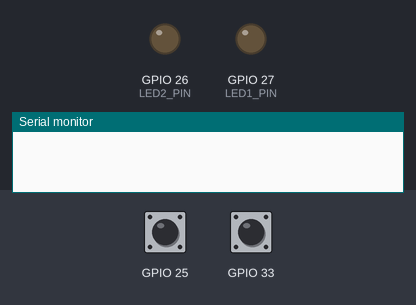
A sketch run on a simulated ESP32. Shown: output pins drawn as LEDs (lit = HIGH), the last lines printed to the serial monitor. The test bench sets the inputs (shaded band); at power-on: GPIO 25 HIGH, GPIO 33 HIGH.

Above: at 2.0 s.
2.1 s: GPIO 25 pulled LOW for 0.15 s
At 2.17 s:
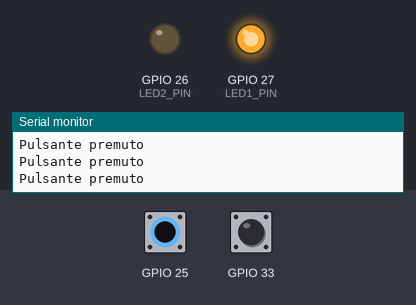
5.3 s: GPIO 25 pulled LOW for 3.2 s
At 8.9 s:
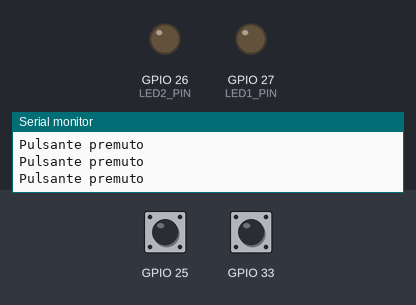
Timing chart, 0 to 10.4 s (numbered marks = the images above; inputs shaded):
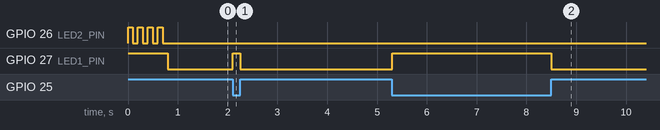

The sketch:

main.ino
```cpp
/** ****************************************************************************************
* \mainpage
*
* @brief Classe led e pulsanti
* https://wokwi.com/projects/357356804480899073
* <specifiche del collaudo>
*
* @author Filippo Bilardo
* @date 26/02/23
* @version 1.0 26/02/23 Versione iniziale
*/
//------------------------------------------------------------------------------------------
//=== INCLUDES =============================================================================
//------------------------------------------------------------------------------------------
#include "LED.h"
#include "Pulsante.h"

//------------------------------------------------------------------------------------------
//=== CONSTANTS ============================================================================
//------------------------------------------------------------------------------------------
#define LED1_PIN 27
#define LED2_PIN 26

//------------------------------------------------------------------------------------------
//=== LOCAL VARIABLES ======================================================================
//------------------------------------------------------------------------------------------
LED led1(LED1_PIN); // creiamo un'istanza della classe LED su pin 27
LED led2(LED2_PIN); // creiamo un'istanza della classe LED su pin 26
//Pulsante P1(25);
//Pulsante P2(33);
Pulsante *P2, *P1;

//------------------------------------------------------------------------------------------
//=== SETUP ================================================================================
//------------------------------------------------------------------------------------------
void setup(void) {
  Serial.begin(115200); // Inizializza la comunicazione seriale
  P1 = new Pulsante(25);
  P2 = new Pulsante(33);
  led1.accendi();
  led2.test(0);
  led1.spegni();
}

//------------------------------------------------------------------------------------------
//=== MAIN LOOP ============================================================================
//------------------------------------------------------------------------------------------
void loop(void) {
  P1->test(1); // Esegue il test per verificare se è stato effettuata una pressiones
  P2->test(2); // Esegue il test per verificare se è stato effettuato un click

  if(P1->press()) {
    led1.accendi();
  } else {
    led1.spegni();
  }

  if(P2->click()) {
    led2.inverti();
  }
}
```

LED.cpp
```cpp
#include "Arduino.h"
#include "LED.h"

LED::LED(int pin) {
  _pin = pin;
  _stato = false;
  pinMode(_pin, OUTPUT);
}

void LED::accendi() {
  digitalWrite(_pin, HIGH);
  _stato = true;
}

void LED::spegni() {
  digitalWrite(_pin, LOW);
  _stato = false;
}

void LED::inverti() {
  if (_stato) {
    spegni();
  } else {
    accendi();
  }
}

void LED::lampeggia(int nr) {
  for(int i=0; i<nr; i++) {
    accendi();
    delay(500);
    spegni();
    delay(500);
  }
}
void LED::lampeggia(int nr, int ritardo) {
  for(int i=0; i<nr; i++) {
    accendi();
    delay(ritardo);
    spegni();
    delay(ritardo);
  }
}

void LED::setLuminosita(int luminosita) {
  _luminosita = luminosita > 255 ? 255 : luminosita;
  _luminosita = luminosita < 0 ? 0 : luminosita;
  analogWrite(_pin, _luminosita);
}

void LED::test(int nr) {
  if(nr==1) {
    accendi();
    delay(500);
    inverti();
  } else if(nr==2) {
    lampeggia(3);
  } else if(nr==3) {
    lampeggia(3,100);
    for(int lum=0; lum<1023; lum+=64) {
      setLuminosita(lum);
      delay(300);
    }
    lampeggia(3,100);
  } else {
    lampeggia(4,100);
  }
}
```

LED.h
```cpp
/** ****************************************************************************************
* @file LED.H
* @brief <inserire una breve descrizione del modulo>
* <specifiche del progetto>
* <specifiche del collaudo>
*
* @author Filippo Bilardo
* @date 26/02/23
* @version 1.0 26/02/23 Versione iniziale
*/

#ifndef LED_H
#define LED_H

/**
 * @class LED
 * @brief classe per la gestione di un led
 */
class LED {

   public:
      /**
      * @brief Costruttore per impostare il pin su cui è connesso il LED.
      * @param pin il pin su cui è connesso il LED.
      * @version 1.0 26/02/23 Versione iniziale
      */
      LED(int pin);
      /**
      * @brief Accende il LED
      * @version 1.0 26/02/23 Versione iniziale
      */
      void accendi();
      /**
      * @brief Spegne il LED
      * @version 1.0 26/02/23 Versione iniziale
      */
      void spegni();
      /**
      * @brief Inverte lo stato del LED
      * @version 1.0 26/02/23 Versione iniziale
      */
      void inverti();
      /**
      * @brief esegue nr lampeggi
      * @version 1.0 26/02/23 Versione iniziale
      */
      void lampeggia(int nr);
      void lampeggia(int nr, int ritardo);
      /** ****************************************************************************************
      * @todo Da testare
      * @version 1.0 26/02/23 Versione iniziale
      */
      void setLuminosita(int luminosita);
      /** ****************************************************************************************
      * @brief Test dei metodi della classe
      * @param  test da eseguire
      * @retval nessuno
      *
      * @author Filippo Bilardo
      * @version 1.0 26/02/23 Versione iniziale
      */
      void test(int nr);

   private:
      int _pin;
      bool _stato;
      int _luminosita; //0-255 0-spento, 255-max luminosità

};

#endif
```

Pulsante.cpp
```cpp
#include "Arduino.h"
#include "Pulsante.h"

Pulsante::Pulsante(int pin) {
  _pin = pin;
  pinMode(_pin, INPUT_PULLUP);
}

bool Pulsante::press() {
  return !digitalRead(_pin);
}

bool Pulsante::click() {
  if(press()) {
    while(press()) {;}
    return 1;
  } else {
    return 0;
  }
}

void Pulsante::test(int numero_test) {
  switch (numero_test) {
    case 1:
      // Test press
      if(press()){
        Serial.println("Pulsante premuto");
      }
      break;
    case 2:
      // Test click
      if(click()){
        Serial.println("Click");
      }
      break;
    default:
      Serial.println("Test non valido");
      break;
  }
}
```

Pulsante.h
```cpp
/** ****************************************************************************************
* @file Pulsante.H
* @brief Versione base base della classe pulsante (bloccante)
* il click non funziona perchè vengono rilevate falsi rilasci del pulsante
*
* https://wokwi.com/projects/357356804480899073
*
* @author Filippo Bilardo
* @date 26/02/23
* @version 1.0 26/02/23 Versione iniziale
*/
#ifndef PULSANTE_H
#define PULSANTE_H

class Pulsante {
  public:
    /**
    * @brief Costruttore della classe Pulsante
    * @param pin Pin del pulsante su Arduino
    *
    * Inizializza il pin del pulsante come input con pull-up e gli altri membri della classe
    */
    Pulsante(int pin);

    /**
    * @brief Metodo per verificare se il pulsante è stato premuto
    * @return true se il pulsante è stato premuto, false altrimenti
    *
    * Legge lo stato attuale del pin del pulsante e confronta con lo stato precedente.
    * Se lo stato attuale è LOW e quello precedente è HIGH, il pulsante è stato premuto.
    */
    bool press();
    /**
    * @brief Metodo per verificare se è stato effettuato un click
    * @return true se il pulsante è stato cliccato, false altrimenti
    *
    * Utilizza il metodo press() per verificare se il pulsante è stato premuto
    */
    bool click();

    /**
    * @brief Metodo per testare le funzionalità della classe
    * @param numero_test numero del test da eseguire (1-3)
    *
    * Esegue i test del pulsante in base al numero passato come parametro.
    * 1: test press()
    * 2: test click()
    * Qualsiasi altro valore mostra un messaggio di errore
    */
    void test(int numero_test);

  private:
    int _pin;
};

#endif
```

Measured:
- after the input at 2.1 s, GPIO 27 (LED1_PIN): LOW → HIGH at once, → LOW 0.15 s later
- after the input at 5.3 s, GPIO 27 (LED1_PIN): LOW → HIGH at once, → LOW 3.2 s later
